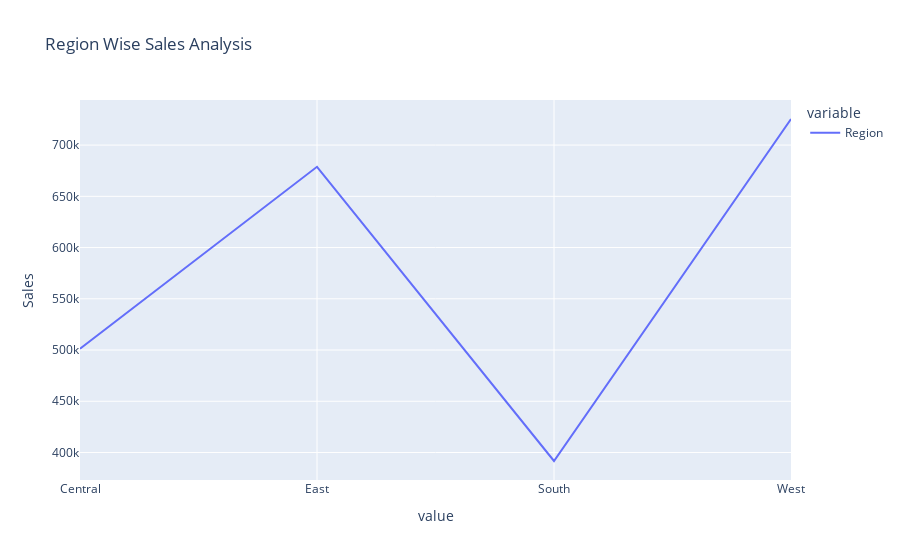

Write notebook code for a chart like this one.
### Markdown cell above
# 4. Region Wise Sales Analysis

### Code cell
group_da= da.groupby(['Region'])['Sales'].sum().reset_index()
fig = px.line(group_da, x=['Region'], y='Sales',title='Region Wise Sales Analysis')

fig.show()

### Figure 1 — Plotly figure (JSON) as saved in the notebook; plotly's stock layout.template omitted (floating-point values rounded to 4 significant figures)
{"data": [{"hovertemplate": "variable=Region<br>value=%{x}<br>Sales=%{y}<extra></extra>", "legendgroup": "Region", "line": {"color": "#636efa", "dash": "solid"}, "marker": {"symbol": "circle"}, "mode": "lines", "name": "Region", "orientation": "v", "showlegend": true, "type": "scatter", "x": ["Central", "East", "South", "West"], "xaxis": "x", "y": [501200.0, 678800.0, 391700.0, 725500.0], "yaxis": "y"}], "layout": {"autosize": true, "legend": {"title": {"text": "variable"}, "tracegroupgap": 0}, "title": {"text": "Region Wise Sales Analysis"}, "xaxis": {"anchor": "y", "autorange": true, "domain": [0, 1], "range": [0, 3], "title": {"text": "value"}, "type": "category"}, "yaxis": {"anchor": "x", "autorange": true, "domain": [0, 1], "range": [373200.0, 744000.0], "title": {"text": "Sales"}, "type": "linear"}}}
